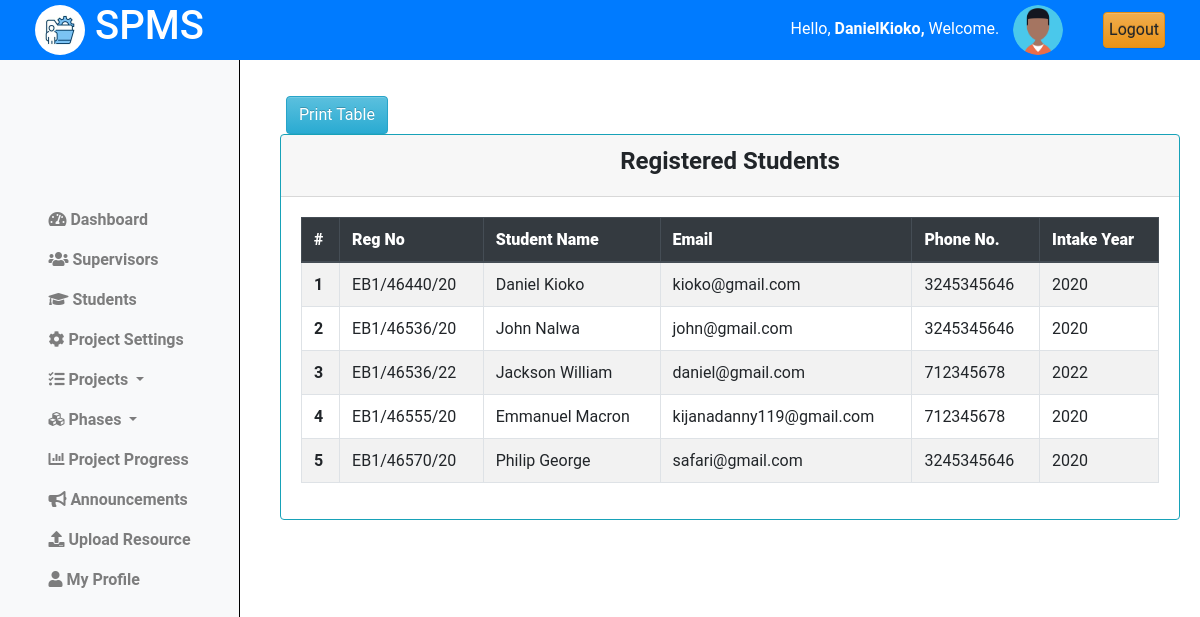
/coordinator/students/registered/ (signed in), run on an earlier commit of the app's database.
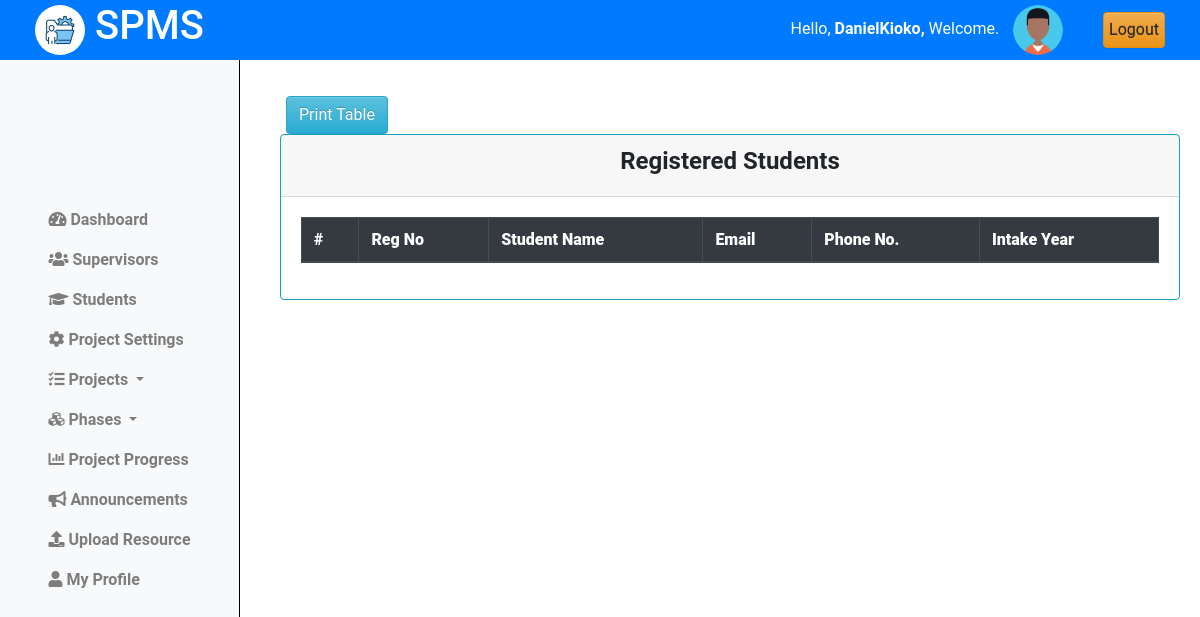
And on a later commit of the database.
### projectsApp/models.py (models this page shows, shortened)
class Student(models.Model):
    regno = models.CharField(max_length=255, unique=True)
    email = models.EmailField(max_length=255, unique=True)
    name = models.CharField(max_length=255)
    phone_number = models.IntegerField(null=True, blank=True)
    intake_year = models.PositiveSmallIntegerField(default=2024)
    password = models.CharField(max_length=128, null=False, blank=False)
    user_id = models.AutoField(primary_key=True)
    last_login = models.DateTimeField(blank=True, null=True)
    USERNAME_FIELD = 'email'
    REQUIRED_FIELDS = ['regno', 'name', 'phone_number']
    class Meta:
        db_table = "students"

### projectsApp/AccessControl.py (the view)
    @login_required
    def wrapper(request, *args, **kwargs):
        if not isinstance(request.user, Coordinator):
            return redirect('cordinator_login')
        return function(request, *args, **kwargs)

### projectsApp/AccessControl.py (called while the page is built)
def coordinator_required(function):
    @login_required
    def wrapper(request, *args, **kwargs):
        if not isinstance(request.user, Coordinator):
            return redirect('cordinator_login')
        return function(request, *args, **kwargs)
    return wrapper

### projectsApp/views.py (called while the page is built)
@coordinator_required
def reg_students(request):
    students = Student.objects.all().order_by('regno')
    context = {'students':students}
    return render(request, 'cordinator/students.html', context)

### projectsApp/templates/cordinator/students.html (shortened to what this page needs)
{% extends 'base_cord.html' %}
{% load static %}
{% block content %}
{% include 'column1_cord.html' %}
<div class="content">
    <div class="container-fluid">
        <div class="row">
            <div class="text-center mt-3 ml-3">
                <button id="print-button" onclick="printTable()" class="btn btn-info">Print Table</button>
            </div>
            <div class="card border-info">
                <div class="card-header text-center">
                    <h4><b>Registered Students</b></h4>
                </div>
                <div class="card-body">
                    <table id="print-table" class="table table-bordered table-hover  table-striped border-info">
                        <thead class="thead-dark">
                            <tr>
                                <th scope="col"><b>#</b></b></th>
                                <th scope="col"><b>Reg No</b></th>
                                <th scope="col"><b>Student Name</b></th>
                                <th scope="col"><b>Email</b></th>
                                <th scope="col"><b>Phone No.</b></th>
                                <th scope="col"><b>Intake Year</b></th>
                            </tr>
                        </thead>
                        <tbody>
                            {% for student in students %}
                                <tr>
                                    <th scope="row">{{forloop.counter}}</th>
                                    <td>{{student.regno|upper }}</td>
                                    <td>{{student.name|title}}</td>
                                    <td>{{student.email}}</td>
                                    <td>{{student.phone_number}}</td>
                                    <td>{{student.intake_year}}</td>
                                </tr>
                            {% endfor %}
                        </tbody>
                    </table>
                </div>
            </div>
        </div>
    </div>
</div>
<link rel="stylesheet" href="{% static 'css/mystudents.css' %}">
{% endblock %}

What changed in the data, as far as the page shows it:
removed Student: regno "EB1/46440/20", name "Daniel Kioko", email "kioko@gmail.com", phone_number "3245345646", intake_year "2020"
removed Student: regno "EB1/46536/20", name "John Nalwa", email "john@gmail.com", phone_number "3245345646", intake_year "2020"
removed Student: regno "EB1/46536/22", name "Jackson William", email "daniel@gmail.com", phone_number "712345678", intake_year "2022"
removed Student: regno "EB1/46555/20", name "Emmanuel Macron", email "kijanadanny119@gmail.com", phone_number "712345678", intake_year "2020"
removed Student: regno "EB1/46570/20", name "Philip George", email "safari@gmail.com", phone_number "3245345646", intake_year "2020"
